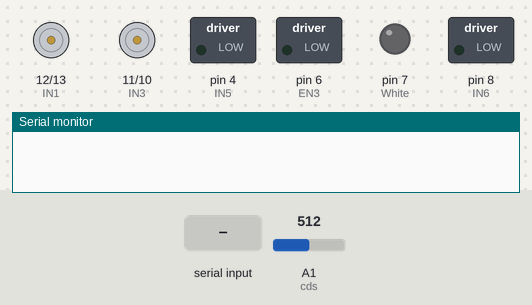
Simulated run of this sketch. Board: Arduino Mega 2560, built with avr-gcc and run on an emulated ATmega2560. Shown: motor-driver pin pairs drawn as motors (green arrow = first pin HIGH = forward, orange = second pin HIGH = backward, longer = more drive, scaled by the enable pin), switched loads named in the sketch (green lamp = pin HIGH), output pins drawn as LEDs (lit = HIGH), the last lines printed to the serial monitor. The test bench sets the inputs (shaded band); at power-on: A1 (cds) = 512.

Above: at 1.2 s.
1.3 s: "1" received over the second serial link
2.8 s: "2" received over the second serial link
At 3.2 s:
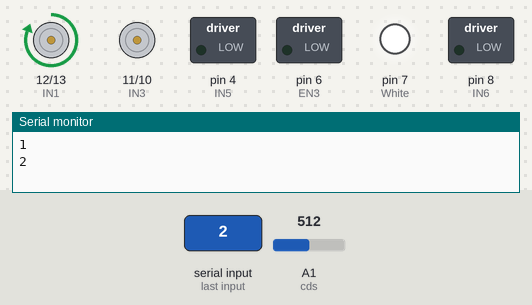
4.3 s: "3" received over the second serial link
At 6.0 s:
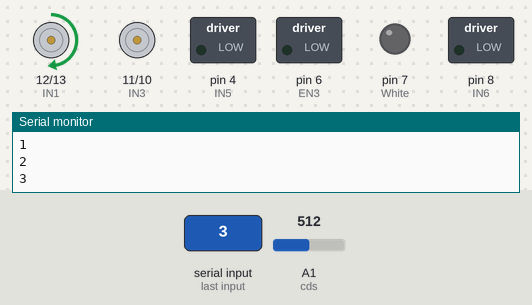
6.3 s: "4" received over the second serial link
At 7.5 s:
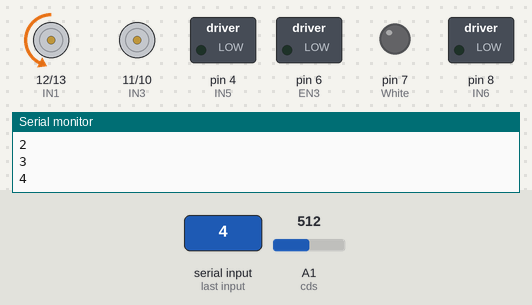
8.3 s: "5" received over the second serial link
At 10.0 s:
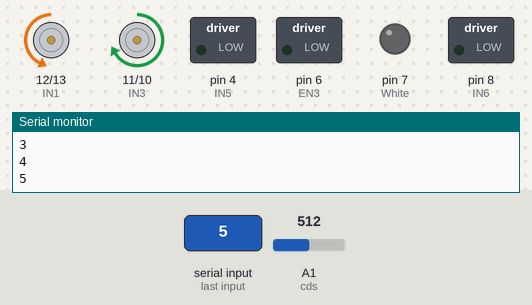
10.3 s: "1" received over the second serial link
At 11.8 s:
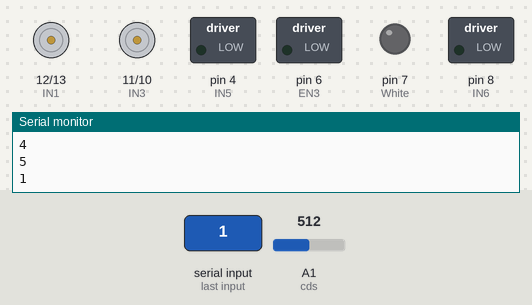
Timing chart, 0 to 13.3 s (numbered marks = the images above; inputs shaded):
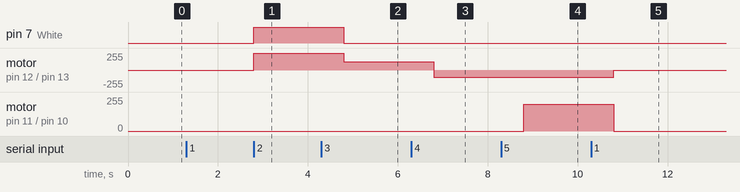

The sketch:

Resnow_source_code.ino
```cpp
#include <SoftwareSerial.h>
int state = 0; // 1 is off 2 is on, 3 is ready
int infrared = 3;
int infrared_val = 0;
int cds_val = 0;
char data;

#define IN1 12
#define IN2 13
#define IN3 11
#define IN4 10
#define IN5 4
#define IN6 8
#define EN1 9
#define EN2 5
#define EN3 6
#define cds A1
#define infrared 3
#define __MEGA2560__ 0                   //0: Uno, 1: Mega 2560
#define White 7
#if __MEGA2560__
#define mySerial Serial3
#else
int blueTx=2;
int blueRx=3;
SoftwareSerial mySerial(blueTx, blueRx);
#endif

#define BAUDRATE 9600                 //select 9600 or 115200 w.r.t module

void setup()
{
  Serial.begin(BAUDRATE);
  mySerial.begin(BAUDRATE);
  pinMode(IN1,OUTPUT);
  pinMode(IN2,OUTPUT);
  pinMode(IN3,OUTPUT);
  pinMode(IN4,OUTPUT);
  pinMode(IN5,OUTPUT);
  pinMode(IN6,OUTPUT);
  pinMode(EN1,OUTPUT);
  pinMode(EN2,OUTPUT);
  pinMode(EN3,OUTPUT);
  pinMode(White,OUTPUT);
  pinMode(infrared, INPUT);
  pinMode(cds, INPUT);
}
void loop()
{
  infrared_val = digitalRead(infrared);
  cds_val = analogRead(cds);
  if (mySerial.available()) {
    //Serial.write(mySerial.read());
    data = (char)mySerial.read();
    Serial.println(data);
  }
  if (Serial.available()) {
    mySerial.write(Serial.read());
  }
    if(data == '1'){
      state = 1;
    }if(data == '2'){
      state = 2;
    }if(data == '3'){
      state = 3;
    }if(data == '4'){
      state = 4;
    }if(data == '5'){
      state = 5;
    }

    if (state == 2) {
      //motor on
      digitalWrite(White,HIGH);
      digitalWrite(IN1,HIGH);
      digitalWrite(IN2,LOW);
      analogWrite(EN1,255);
      delay(1000);
      data = 3;
      //if 조도가 올라가면 state= 3
      //if 적외선 check되면 state =3
    }
    else if ( state == 1) {
      digitalWrite(White,LOW);
      digitalWrite(IN1,LOW);
      digitalWrite(IN2,HIGH);
      analogWrite(EN1,0);
      analogWrite(EN2,0);
      //motor off
    } else if (state == 3) {
      digitalWrite(White,LOW);
      digitalWrite(IN1,HIGH);
      digitalWrite(IN2,LOW);
      analogWrite(EN1,127);
      delay(1000);
      data =2;
      //motor UP
    } else if (state == 4) {
      digitalWrite(White,LOW);
      digitalWrite(IN1,LOW);
      digitalWrite(IN2,HIGH);
      analogWrite(EN1,110);
      delay(1000);
      data =4;
      //motor UP
    }else if (state == 5) {
      digitalWrite(White,LOW);
      digitalWrite(IN3,HIGH);
      digitalWrite(IN4,LOW);
      analogWrite(EN2,200);
      delay(1000);
      data =5;
      //motor UP
    }
    //if ((infrared_val == HIGH) && (cds_val > 100) && (state = 3)){
      //data =1;
    //}
}
```

Measured:
- after the input at 2.8 s, pin 7 (White): LOW → HIGH at once; motor on pin 12 (IN1) / pin 13 (IN2): stopped → forward 255/255 at once
- after the input at 4.3 s, pin 7 (White): HIGH → LOW after 0.50 s; motor on pin 12 (IN1) / pin 13 (IN2): forward 255/255 → forward 127/255 after 0.50 s
- after the input at 6.3 s, motor on pin 12 (IN1) / pin 13 (IN2): forward 127/255 → backward 110/255 after 0.50 s
- after the input at 8.3 s, motor on pin 11 (IN3) / pin 10 (IN4): stopped → forward 200/255 after 0.50 s
- after the input at 10.3 s, motor on pin 12 (IN1) / pin 13 (IN2): backward 110/255 → stopped after 0.50 s; motor on pin 11 (IN3) / pin 10 (IN4): forward 200/255 → stopped after 0.50 s
